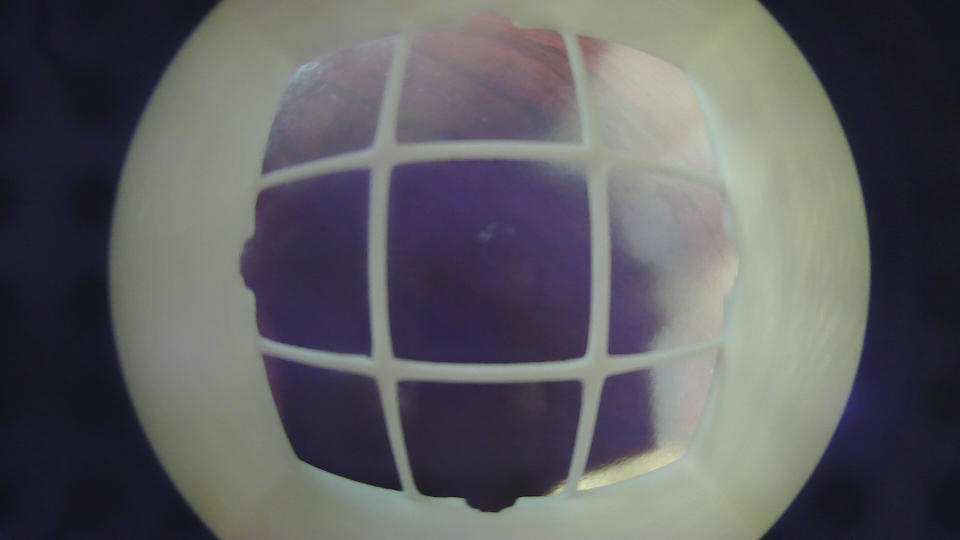
#> input picture Unwarp_Fisheye/Fisheye_Imgs/img2.jpg, 1920 x 1080 px, given in place of test1.jpg, which was not available (shown at 1/2 size)
$ python unwarp_fisheye.py
#> lines starting #> are read from the running program, lines starting #| are printed output that depends on the picture; pictures that were not available may be replaced by others from this repository, and a replacement may not be noted
### Atharva_Edit/defisheye.py
#!/usr/bin/env python3.6
# -*- Coding: UTF-8 -*-
"""
Defisheye algorithm.
Developed by: E. S. Pereira.
e-mail: pereira.somoza@gmail.com
Based in the work of F. Weinhaus.
http://www.fmwconcepts.com/imagemagick/defisheye/index.php
Copyright [2019] [E. S. Pereira]
   Licensed under the Apache License, Version 2.0 (the "License");
   you may not use this file except in compliance with the License.
   You may obtain a copy of the License at
       http://www.apache.org/licenses/LICENSE-2.0
   Unless required by applicable law or agreed to in writing, software
   distributed under the License is distributed on an "AS IS" BASIS,
   WITHOUT WARRANTIES OR CONDITIONS OF ANY KIND, either express or implied.
   See the License for the specific language governing permissions and
   limitations under the License.
"""
import cv2
from numpy import arange, sqrt, arctan, sin, tan, meshgrid, pi
from numpy import ndarray, hypot


class Defisheye:
    """
    Defisheye
    fov: fisheye field of view (aperture) in degrees
    pfov: perspective field of view (aperture) in degrees
    xcenter: x center of fisheye area
    ycenter: y center of fisheye area
    radius: radius of fisheye area
    angle: image rotation in degrees clockwise
    dtype: linear, equalarea, orthographic, stereographic
    format: circular, fullframe
    """

    def __init__(self, infile, **kwargs):
        vkwargs = {"fov": 180,
                   "pfov": 120,
                   "xcenter": None,
                   "ycenter": None,
                   "radius": None,
                   "angle": 0,
                   "dtype": "equalarea",
                   "format": "fullframe"
                   }
        self._start_att(vkwargs, kwargs)

        if type(infile) == str:
            _image = cv2.imread(infile)
        elif type(infile) == ndarray:
            _image = infile
        else:
            raise Exception("Image format not recognized")

        width = _image.shape[1]
        height = _image.shape[0]
        xcenter = width // 2
        ycenter = height // 2

        dim = min(width, height)
        self.x0 = xcenter - dim // 2
        self.xf = xcenter + dim // 2
        self.y0 = ycenter - dim // 2
        self.yf = ycenter + dim // 2

        self._image = _image[self.y0:self.yf, self.x0:self.xf, :]

        self._width = self._image.shape[1]
        self._height = self._image.shape[0]

        if self._xcenter is None:
            self._xcenter = (self._width - 1) // 2

        if self._ycenter is None:
            self._ycenter = (self._height - 1) // 2

    def _map(self, i, j, ofocinv, dim):

        xd = i - self._xcenter
        yd = j - self._ycenter

        rd = hypot(xd, yd)
        phiang = arctan(ofocinv * rd)

        if self._dtype == "linear":
            ifoc = dim * 180 / (self._fov * pi)
            rr = ifoc * phiang
            # rr = "rr={}*phiang;".format(ifoc)

        elif self._dtype == "equalarea":
            ifoc = dim / (2.0 * sin(self._fov * pi / 720))
            rr = ifoc * sin(phiang / 2)
            # rr = "rr={}*sin(phiang/2);".format(ifoc)

        elif self._dtype == "orthographic":
            ifoc = dim / (2.0 * sin(self._fov * pi / 360))
            rr = ifoc * sin(phiang)
            # rr="rr={}*sin(phiang);".format(ifoc)

        elif self._dtype == "stereographic":
            ifoc = dim / (2.0 * tan(self._fov * pi / 720))
            rr = ifoc * tan(phiang / 2)

        rdmask = rd != 0
        xs = xd.copy()
        ys = yd.copy()

        xs[rdmask] = (rr[rdmask] / rd[rdmask]) * xd[rdmask] + self._xcenter
        ys[rdmask] = (rr[rdmask] / rd[rdmask]) * yd[rdmask] + self._ycenter

        xs[~rdmask] = 0
        ys[~rdmask] = 0

        xs = xs.astype(int)
        ys = ys.astype(int)
        return xs, ys

    def calculate_conversions(self):
        """
        Added functionality to allow for a single calculated mapping to be applied to a series of images
        from the same fisheye camera.
        """
        if self._format == "circular":
            dim = min(self._width, self._height)
        elif self._format == "fullframe":
            dim = sqrt(self._width ** 2.0 + self._height ** 2.0)

        if self._radius is not None:
            dim = 2 * self._radius

        # compute output (perspective) focal length and its inverse from ofov
        # phi=fov/2; r=N/2
        # r/f=tan(phi);
        # f=r/tan(phi);
        # f= (N/2)/tan((fov/2)*(pi/180)) = N/(2*tan(fov*pi/360))

        ofoc = dim / (2 * tan(self._pfov * pi / 360))
        ofocinv = 1.0 / ofoc

        i = arange(self._width)
        j = arange(self._height)
        self.i, self.j = meshgrid(i, j)

        self.xs, self.ys, = self._map(self.i, self.j, ofocinv, dim)
        return self.xs, self.ys, self.i, self.j

    def unwarp(self, image):
        """
        Added functionality to allow for a single calculated mapping to be applied to a series of images
        from the same fisheye camera.
        """
        image = image[self.y0:self.yf, self.x0:self.xf, :]
        img = image.copy()
        img[self.i, self.j, :] = image[self.xs, self.ys, :]
        return img

    # [29 lines left out: function convert, not called in this run]

    def _start_att(self, vkwargs, kwargs):
        """
        Starting atributes
        """
        pin = []

        for key, value in kwargs.items():
            if key not in vkwargs:
                raise NameError("Invalid key {}".format(key))
            else:
                pin.append(key)
                setattr(self, "_{}".format(key), value)

        pin = set(pin)
        rkeys = set(vkwargs.keys()) - pin
        for key in rkeys:
            setattr(self, "_{}".format(key), vkwargs[key])

### Unwarp_Fisheye/unwarp_fisheye.py
import os
import cv2
import time
import argparse
from defisheye import Defisheye

vkwargs = {"fov": 180,
            "pfov": 120,
            "xcenter": None,
            "ycenter": None,
            "radius": None,
            "angle": 0,
            "dtype": "linear",
            "format": "fullframe"
            }

for i in range(1,4):
    input_image = 'Fisheye_Imgs/test' + str(i) + '.jpg'

    if i == 1:
        og = cv2.imread(input_image)
#> og is the input picture: shape (1080, 1920, 3); mean B, G, R 96.7, 92.8, 93.5
        start = time.time()
        obj = Defisheye(input_image, **vkwargs)
#> in __init__, `self._image = _image[self.y0:self.yf, self.x0:self.xf, :]`:
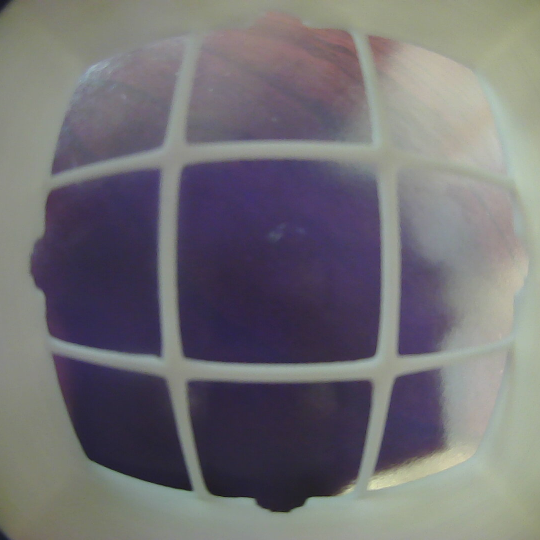
#> self._image: shape (1080, 1080, 3) (shown at 1/2 size); mean B, G, R 116.3, 112, 114.2
        x,y,i,j = obj.calculate_conversions()
#> in _map, `rd = hypot(xd, yd)`:
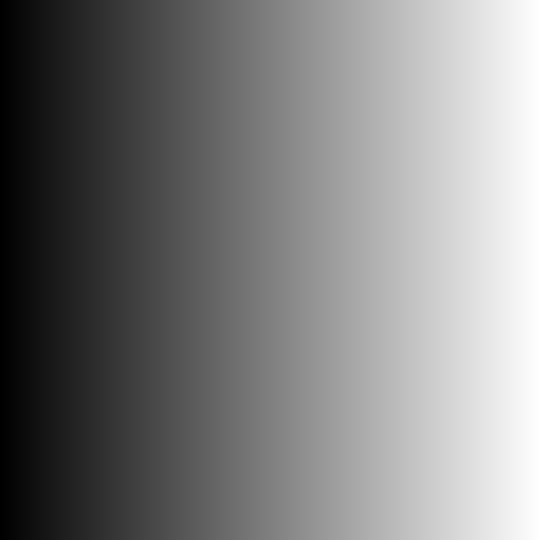
#> xd: shape (1080, 1080) int64 (shown at 1/2 size); min -539, max 540, mean 0.5; drawn with min black and max white
#> in _map, `xs[rdmask] = (rr[rdmask] / rd[rdmask]) * xd[rdmask] + self._xcenter`:
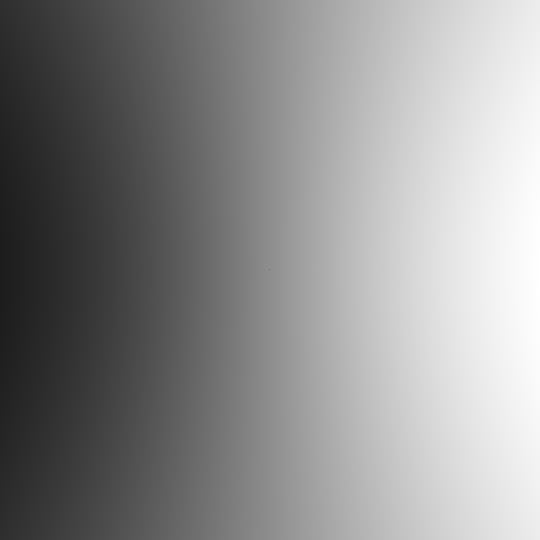
#> xs: shape (1080, 1080) int64 (shown at 1/2 size); min 0, max 969, mean 538.9; drawn with min black and max white
#> in _map, `ys[rdmask] = (rr[rdmask] / rd[rdmask]) * yd[rdmask] + self._ycenter`:
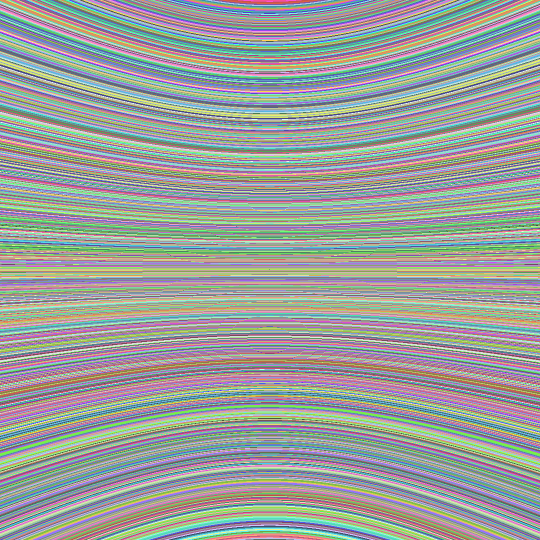
#> ys: shape (1080, 1080) int64 (shown at 1/2 size); 863 distinct labels, from 0 to 969; one colour per label, 0 black
        end_class = time.time()
        unwarped = obj.unwarp(og)
#> in unwarp, `img[self.i, self.j, :] = image[self.xs, self.ys, :]`:
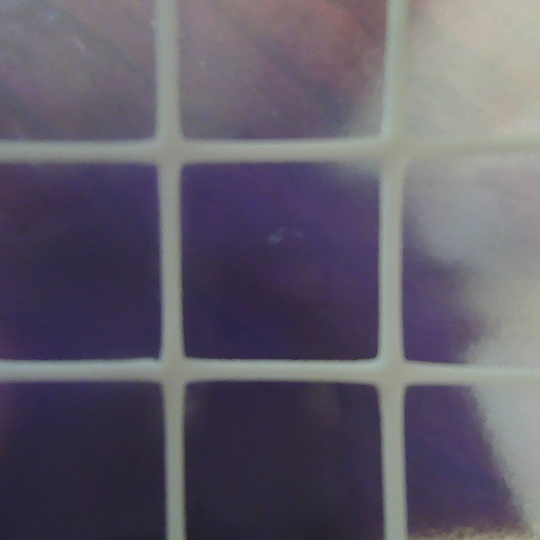
#> img: shape (1080, 1080, 3) (shown at 1/2 size); mean of channels 0, 1, 2 105.7, 92, 97.1; drawn as B, G, R
        end_warp = time.time()

        print("\nInstantiate Class Time: ", end_class - start)
        print("\nWarp Time: ", end_warp - end_class)

    else:
        input_image = 'Fisheye_Imgs/test' + str(i) + '.jpg'
        og = cv2.imread(input_image)
        start = time.time()
        unwarped = obj.unwarp(og)
        end_warp = time.time()

        print("\nWarp Time: ", end_warp - start)

    cv2.imshow("original", og)
    cv2.waitKey(5000)
    cv2.destroyAllWindows()

    cv2.imshow("undistorted", unwarped)
    cv2.waitKey(5000)
    cv2.destroyAllWindows()
#> pass 2 of the loop `for i in range(1,4):`:
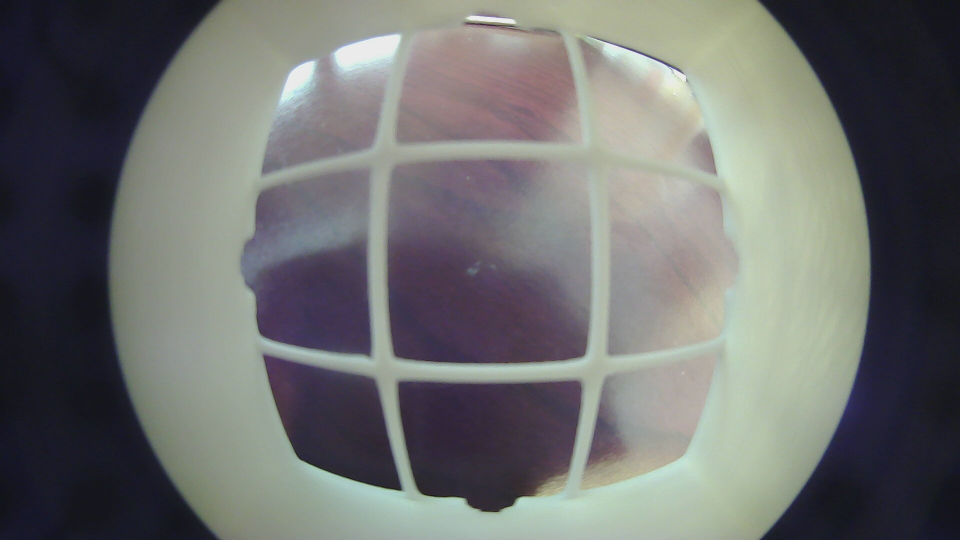
#> input picture Unwarp_Fisheye/Fisheye_Imgs/img3.jpg, 1920 x 1080 px, given in place of test2.jpg, which was not available (shown at 1/2 size)
#> og is the input picture: shape (1080, 1920, 3); mean B, G, R 110.3, 111.3, 110
#> in unwarp (call 2), `image = image[self.y0:self.yf, self.x0:self.xf, :]`:
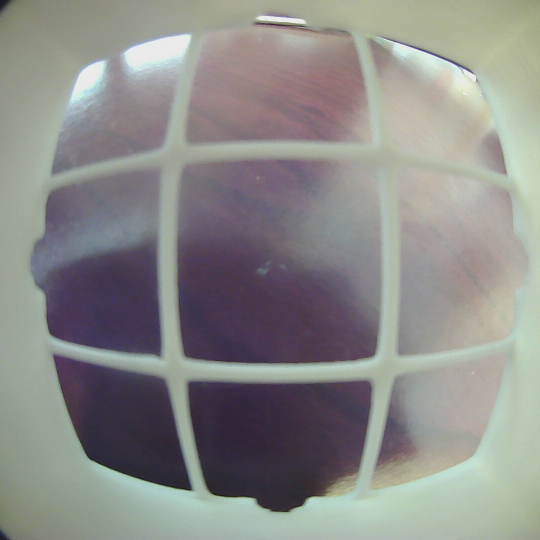
#> image: shape (1080, 1080, 3) (shown at 1/2 size); mean of channels 0, 1, 2 136.9, 139.6, 139.6; drawn as B, G, R
#> in unwarp (call 2), `img[self.i, self.j, :] = image[self.xs, self.ys, :]`:
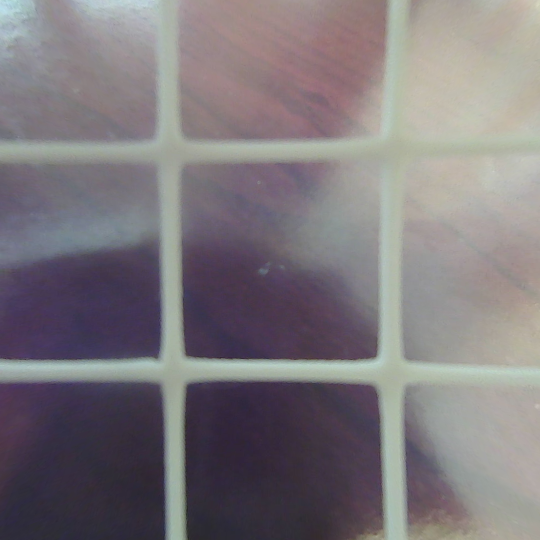
#> img: shape (1080, 1080, 3) (shown at 1/2 size); mean of channels 0, 1, 2 124.2, 119.8, 125.5; drawn as B, G, R
